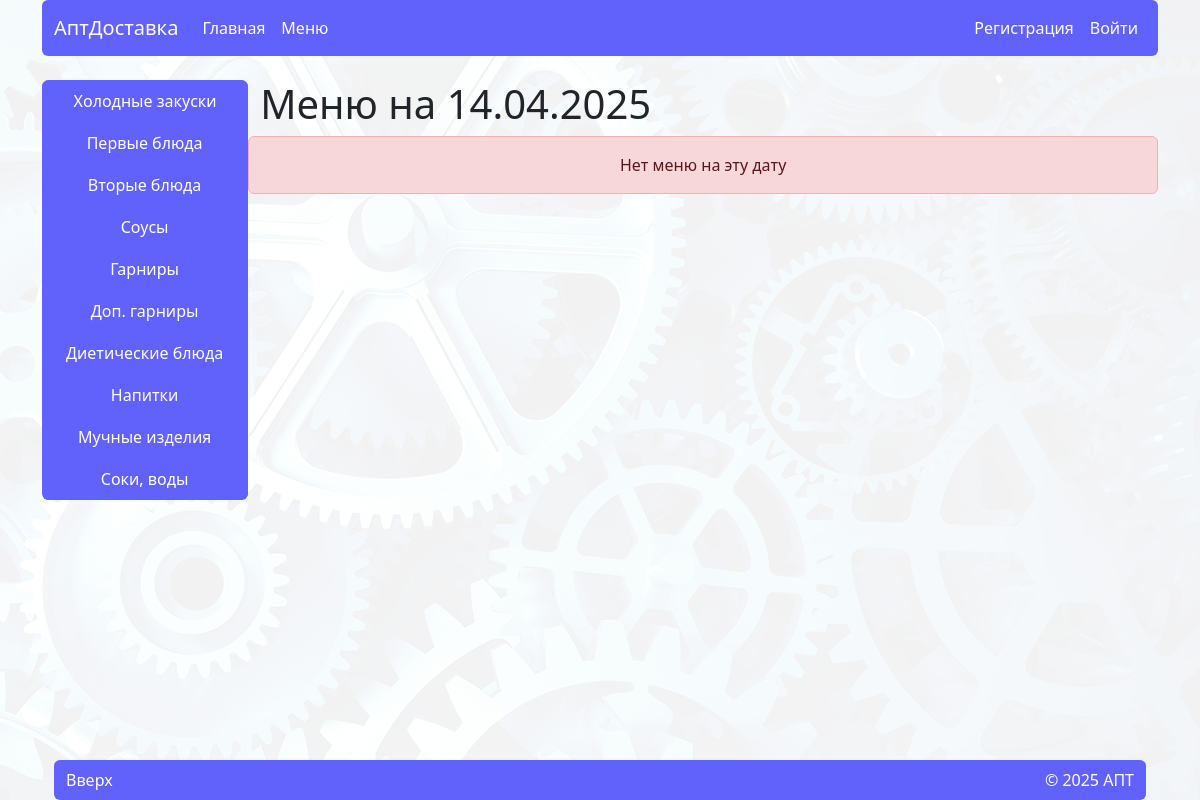
The page /menu on the database its author committed.
### apt_delivery_app/models/m_category.py (models this page shows, shortened)
class Category(models.Model):
    name = models.CharField(
        max_length=20,
        verbose_name="Название"
    )
    class Meta:
        verbose_name = 'Категория'
        verbose_name_plural = 'Категории'

### apt_delivery_app/views/v_home.py (the view)
# urls.py: path('menu', views.menu, name='menu'),
def menu(request):
    menu_exists_subquery = Meal.objects.filter(pk=OuterRef('pk')).filter(menu__date=date.today())
    finished_subquery = Meal.objects.filter(pk=OuterRef('pk')).filter(quantity=0)
    menu_list = Menu.objects.filter(date=date.today()).prefetch_related(
        Prefetch(
            'meal',
            queryset=Meal.objects.annotate(
                in_today_menu=Exists(menu_exists_subquery),
                finished=Exists(finished_subquery),
                status=Case(
                    When(Q(in_today_menu=True, finished=True), then=Value("Закончилось")),
                    When(in_today_menu=True, then=Value("Есть в меню")),
                    default=Value("Нет в меню"),
                    output_field=CharField(),
                ),
            ).order_by('finished', 'category__id'),
            to_attr='annotated_meals'
        )
    )
    categorized_meals = {}
    for m in menu_list:
        for meal in m.annotated_meals:
            if meal.category not in categorized_meals:
                categorized_meals[meal.category] = []
            categorized_meals[meal.category].append(meal)
    context = {
        'categories': Category.objects.all(),
        'categorized_meals': categorized_meals,
        'date': date
    }
    return render(request, 'home/menu.html', context=context)

### apt_delivery_app/templates/home/menu.html (shortened to what this page needs)
{% extends 'home/base.html' %}
{% load static %}
{% block content %}
{% if not search %}
{% include 'home/elements/aside.html' %}
{% endif %}
<section data-bs-spy="scroll" data-bs-smooth-scroll="true" class="row" tabindex="0">
    <h1>Меню на {% now "SHORT_DATE_FORMAT" %}</h1>
    {% if search %}
    <div>
        <div>
            <h2>Найдено {{search_count}} по: {{search}}</h2>
        </div>
        <div class="row row-cols-1 row-cols-md-2  row-cols-xl-3 g-3">
            {% for meal in search_result %}
            {% include 'home/elements/meals_cards.html' %}
            {% empty %}
            <div class="col w-100">
                {% include 'home/elements/danger.html' with text="Ничего не найдено"%}
            </div>
            {% endfor %}
        </div>
    </div>
    {% else %}
    {% for category, meals in categorized_meals.items %}
    <div id="cat_{{category.id}}" class="pb-5">
        <div>
            <h2>{{category.name}}</h2>
        </div>
        <div class="row row-cols-1 row-cols-md-2  row-cols-xl-3 g-3">
            {% for meal in meals %}
            {% include 'home/elements/meals_cards.html' %}
            {% empty %}
            <div class="col w-100">
                {% include 'home/elements/danger.html' with text="Ничего не найдено"%}
            </div>
            {% endfor %}
        </div>
    </div>
    {% empty %}
    {% include 'home/elements/danger.html' with text="Нет меню на эту дату" %}
    {% endfor %}
    {% endif%}
</section>
{% endblock %}

### apt_delivery_app/templates/home/elements/aside.html
<aside id='aside'
       class="d-flex flex-wrap align-items-center justify-content-between sticky-top z-1 rounded-2 overflow-hidden   float-none float-lg-start mb-4"
       style="top: 80px;">
    <div id="nav" class="btn-group overflow-x-auto dragscroll flex-row flex-lg-column">
        {% for category in categories %}
        <a href="#cat_{{category.id}}" data-category-id="{{ category.id }}"
           class="btn btn-primary rounded-0 d-flex px-4 align-items-center justify-content-center px-4 py-2">
            {{ category.name }}
        </a>
        {% endfor %}
    </div>
</aside>

### apt_delivery_app/static/css/home/style.css (style rules this page uses)
body { background-image: url('../../images/fon/fon.png'); background-size: 100%; background-attachment: fixed; }

### rows shown on the page
Category: name "Холодные закуски"
Category: name "Первые блюда"
Category: name "Вторые блюда"
Category: name "Соусы"
Category: name "Гарниры"
Category: name "Доп. гарниры"
Category: name "Диетические блюда"
Category: name "Напитки"
Category: name "Мучные изделия"
Category: name "Соки, воды"

### other values the page prints
{{ text }} "Нет меню на эту дату"
